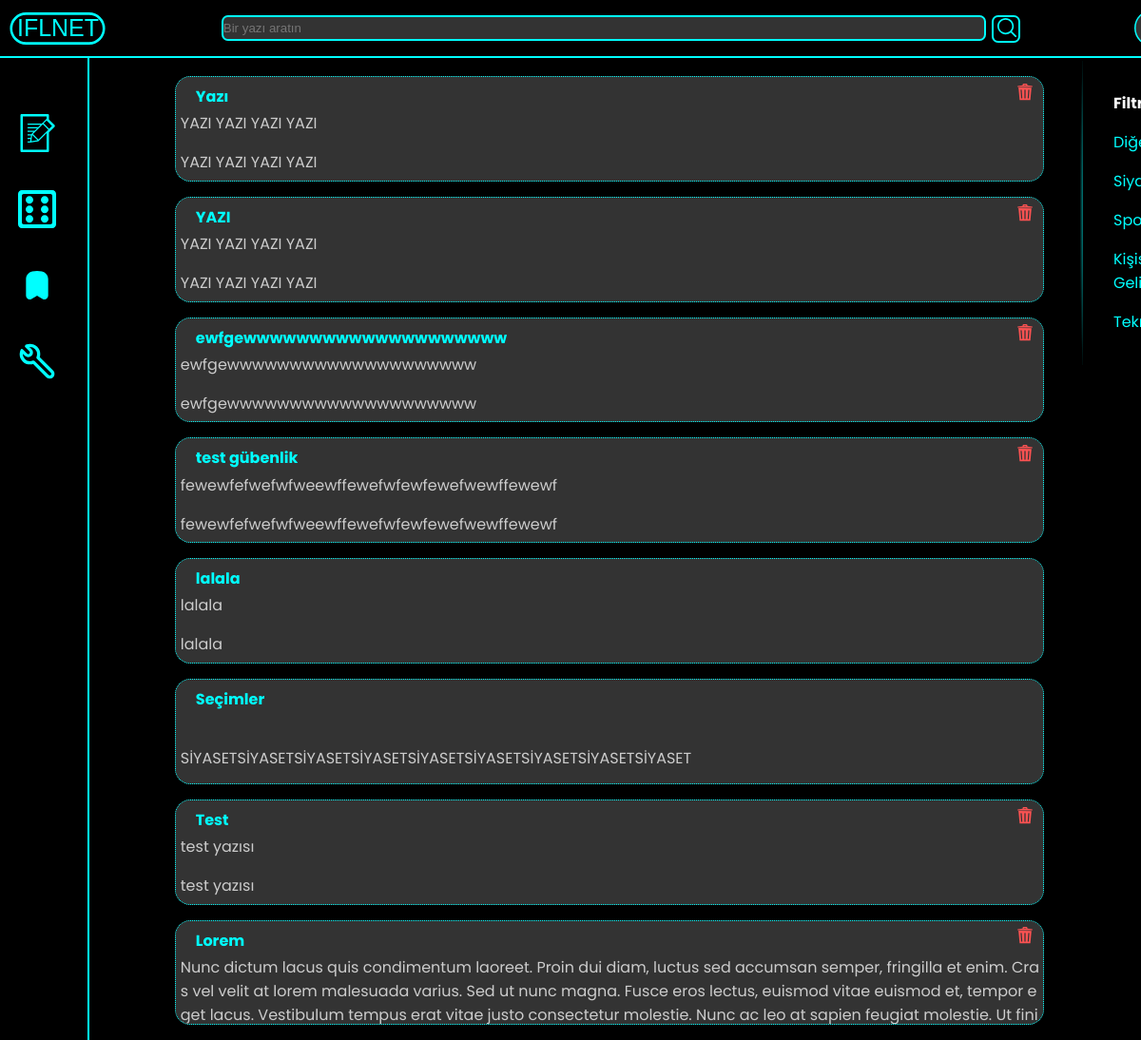
Screenshot of / (signed in) with the database file from the repository.
### app.py (models this page shows)
class Yazilar(db.Model):
    id = db.Column(db.Integer, primary_key=True)
    message = db.Column(db.String(10000), nullable=False)
    user = db.Column(db.String, db.ForeignKey('user.username'), nullable=False)
    user_id = db.Column(db.Integer, db.ForeignKey('user.id'), nullable=False)
    baslik = db.Column(db.String(50), nullable=False, unique=True)
    kaydedilme_sayısı = db.relationship('YaziKaydet',backref='Yazilar',lazy='dynamic')
    kategori = db.Column(db.String(50),nullable=False, default="Diğer")

### app.py (the view)
@app.route('/', methods=['GET', 'POST'])
def home():
    if current_user.is_authenticated:
        filter = request.args.get('filter',  type = str)
        arama = False
        arama_bulunan = 0
        aranan = " "
        if request.method == 'POST':
            yazilar = Yazilar.query.filter(Yazilar.baslik.contains(request.form.get('arama'))).all()
            if not yazilar:
                yazilar = Yazilar.query.filter(Yazilar.message.contains(request.form.get('arama'))).all()
            arama = True
            if yazilar:
                arama_bulunan = len(yazilar)
            print('arama bulunan => ' + str(arama_bulunan))
            aranan = request.form.get('arama')
        else:
            if filter:
                yazilar = Yazilar.query.filter(Yazilar.kategori == filter)
                if  yazilar.count() < 1:
                    yazilar = None
            else:
                yazilar = Yazilar.query.all()
        return  render_template('home.html',adminler=ADMIN_USERNAMES, yazilar = yazilar, c_user = current_user, filtre=filter,kategoriler = ["diğer", "siyaset", "spor", "kişisel-gelişim", "teknoloji"], arama=arama, arama_bulunan=arama_bulunan, aranan=aranan)
    else:
        return redirect(url_for('login'))

### app.py (called while the page is built)
@login_manager.user_loader
def load_user(user_id):
    return User.query.get(int(user_id))

@app.before_request
def make_session_permanent():
    session.permanent = True

def is_user_banned(user):
    ban = Ban.query.filter_by(user_id=user.id).first()
    return ban is not None

@app.before_request
def check_ban():
    if current_user.is_authenticated and is_user_banned(current_user):
        if request.endpoint != 'ban_page':
            return redirect(url_for('ban_page'))

### templates/home.html (shortened to what this page needs)
{% extends "base.html" %}
{%block title%} <title>IFLNET</title>
<link rel="stylesheet" href="../static/css/home/main.css">
{%endblock%}
{% block content %}
    <section class="ana">
        <div class="yazilar">
            <ul class="yazi">
                {% if yazilar %}
                    {% for yazi in yazilar|reverse %}
                    <div class="yazi">
                        <a class="yazi-link" href="/yazi/{{yazi.baslik}}"> <li>
                            <div class="post-ici">
                                <div class="baslik-kismi">
                                    <span class="baslik-class"> {{yazi.baslik}}  </span>
                                </div>
                                <br> <div class="yazi-icerik">
                                    {{yazi.message|safe}}
                                </div> </div> </li></a>
                                {% if c_user.id == yazi.user_id %}
                                    <a class="kaldir-btn" href="/yazi/{{yazi.baslik}}/kaldir"><img src="../static/images/sil.svg" alt="Sil" width="20px"></a>
                                {% endif %}
                            </div>
                    {% endfor %}
                {% else %}
                    <div class="bulunamadi">
                        <h3>Hiçbir yazı bulunamadı.</h3> <img src="../static/images/sad-doge.png" alt="sad doge" width="400px">
                    </div>
                {% endif %}
            </ul>
        </div>
        {% if not arama %}
        <div class="filtre" id="filtre">
            <ul>
                <div class="label-bas">
                    {% if filtre %}
                    <a href="/"><span class="aktif-label">Filtreleri <br>Kaldır</span></a>
                    {% else %}
                    <span class="deaktif-label"><b>Filtrele</b></span>
                    {% endif %}
                </div>
                {% for kategori in kategoriler %}
                    {% if filtre == kategori %}
                        <li class="aktif" ><a href="/" name="aktif"> {{kategori}} ✓</a></li>
                    {% else %}
                        <li><a href="http://127.0.0.1:5000/?filter={{kategori}}">{{kategori}}</a></li>
                    {% endif %}
                {% endfor %}
            </ul>
        </div>
        {% endif %}
    </section>
{% endblock %}

### static/css/home/main.css (style rules this page uses)
section.ana { margin-left: 10em; display: block; color: white; }
section.ana .yazilar { margin: 1em 0.5em 0 0.5em; width: 60em; }
section.ana .yazilar .yazi a.kaldir-btn { right: 3em; margin-top: -6.5em; position: absolute; }
section.ana .yazilar .yazi-link { z-index: 5; }
section.ana .yazilar span { font-weight: bold; margin-left: 1em; margin-top: -0.5em; overflow: hidden; color: var(--vurgu); }
section.ana .yazilar a { text-decoration: none; color: whitesmoke; }
section.ana .yazilar a { text-decoration: none; color: var(--acik-gri); }
section.ana .yazilar p { overflow: hidden; }
section.ana .yazilar li { cursor: pointer; background-color: var(--koyu-gri); margin-top: 1em; margin-left: -1.5em; width: 57em; border: 1px dotted var(--vurgu); border-radius: 1em; height: 6.8em; overflow-y: hidden; }
section.ana .yazilar li .post-ici { display: inline-block; margin-left: 0.3em; margin-top: 0.5em; }
section.ana .yazilar li .post-ici .yazi-icerik { margin-top: -0.8em; word-break: break-all; }
section.ana .yazilar li .baslik-kismi { display: inline-flex; }
.filtre { position: fixed; background-color: var(--main); width: 8em; height: 20em; margin-left: 61em; border-left: 2px solid var(--vurgu); -o-border-image: radial-gradient(var(--vurgu), black 75%) 30; border-image: radial-gradient(var(--vurgu), black 75%) 30; border-width: 3px; border-right: 0; border-top: 0; border-bottom: 0; border-style: solid; top: 4em; }
.filtre .label-bas { margin-left: -0.5em; }
.filtre ul { margin-top: 2em; text-transform: capitalize; }
.filtre ul span { paddings-bottom: 2em; padding-left: -0.1em; }
.filtre ul li { margin-top: 1em; margin-left: -0.5em; color: var(--vurgu); }
.filtre ul li a { text-decoration: none; }
.filtre ul li a { color: var(--vurgu); }

### static/css/base/main.css (style rules this page uses)
:root { --main: #000000; --vurgu: #00FFFF; --koyu-gri: #333333; --acik-gri: #CCCCCC; }
span { pointer-events: none; white-space: nowrap; }
body { display: inline-block; background: var(--main); font-family: "Poppins"; margin: 0; position: relative; }
ul { list-style-type: none; }

### rows the page displays
Yazilar: baslik "Yazı", message "YAZI YAZI YAZI YAZI YAZI YAZI YAZI YAZI"
Yazilar: baslik "YAZI", message "YAZI YAZI YAZI YAZI YAZI YAZI YAZI YAZI"
Yazilar: baslik "ewfgewwwwwwwwwwwwwwwwwwww", message "ewfgewwwwwwwwwwwwwwwwwwww ewfgewwwwwwwwwwwwwwwwwwww"
Yazilar: baslik "test gübenlik", message "fewewfefwefwfweewffewefwfewfewefwewffewewf fewewfefwefwfweewffewefwfewfewefwewffewewf"
Yazilar: baslik "lalala", message "lalala lalala"
Yazilar: baslik "Seçimler", message "SİYASETSİYASETSİYASETSİYASETSİYASETSİYASETSİYASETSİYASETSİYASET"
Yazilar: baslik "Test", message "test yazısı test yazısı"
Yazilar: baslik "Lorem", message "Nunc dictum lacus quis condimentum laoreet. Proin dui diam, luctus sed accumsan semper, fringilla et enim. Cras vel velit at lorem malesuada varius. Sed ut nunc magna. Fusce eros lectus, euismod vitae euismod et, tempor eget lacus. Vestibulum tempus erat vitae justo consectetur molestie. Nunc ac leo at sapien feugiat molestie. Ut…"
